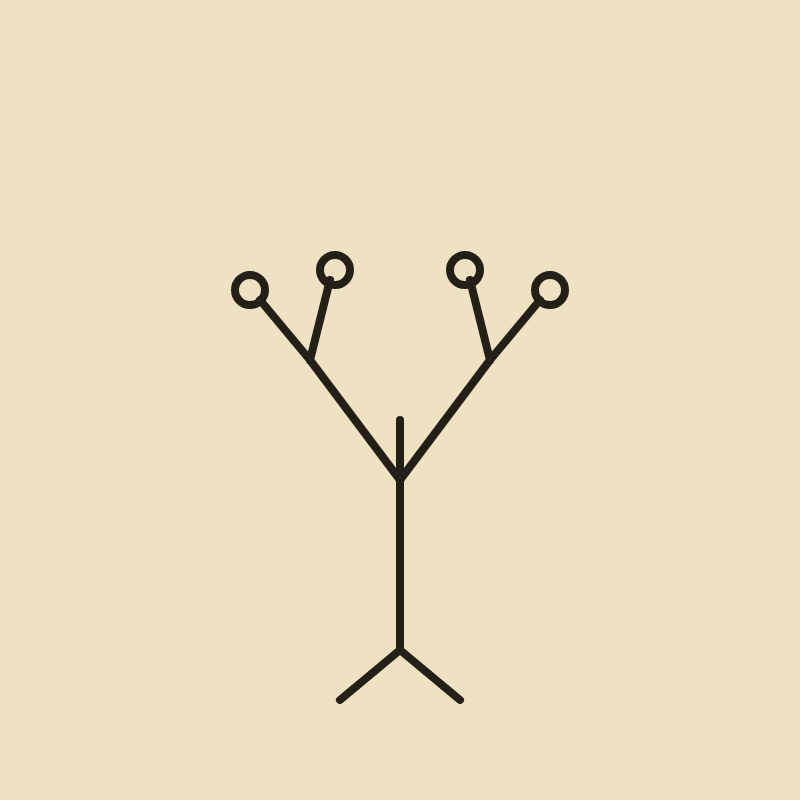
Frame 1 (no input)
Frame 60 (no input): identical to frame 1, image omitted
Frame 120 (the mouse pressed at the canvas centre since frame 60): identical to frame 1, image omitted

The p5.js sketch that drew this single still picture (run headless with seeded random() and noise() and a simulated clock; from frame 60 on, the mouse is pressed at the canvas centre):

// p5.js sketch
// ── sketch.js
function setup() {
  createCanvas(800, 800);
}

function draw() {
  background('#efe2c2');
  stroke('#242018');
  strokeWeight(8);
  noFill();

  // gövde
  line(400, 650, 400, 420);

  // ana dallar
  line(400, 480, 310, 360);
  line(400, 480, 490, 360);

  // küçük dallar
  line(310, 360, 260, 300);
  line(310, 360, 330, 280);
  line(490, 360, 470, 280);
  line(490, 360, 540, 300);

  // yapraklar / meyveler
  circle(250, 290, 30);
  circle(335, 270, 30);
  circle(465, 270, 30);
  circle(550, 290, 30);

  // kök / taban
  line(400, 650, 340, 700);
  line(400, 650, 460, 700);
}
